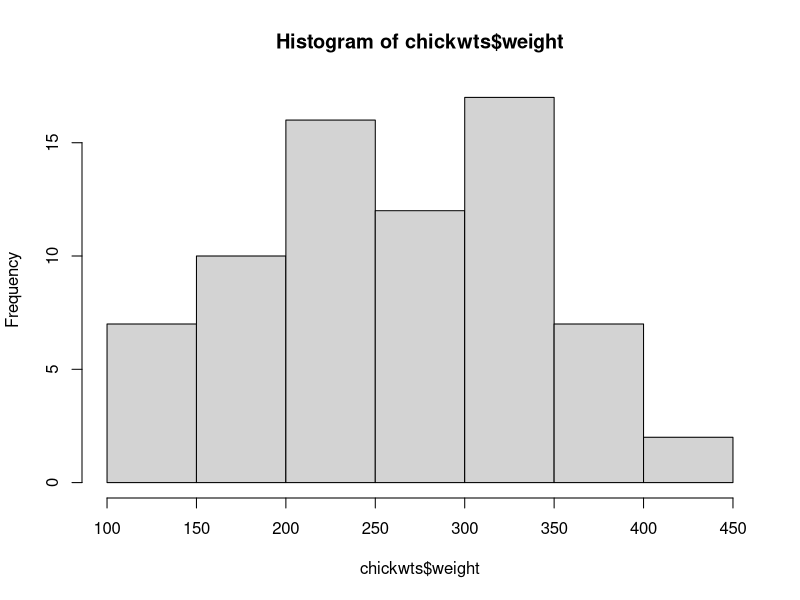
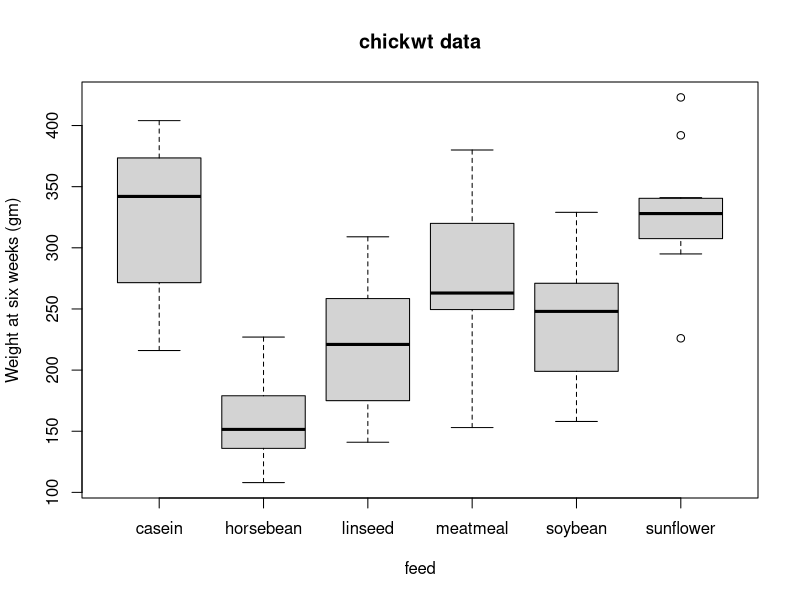
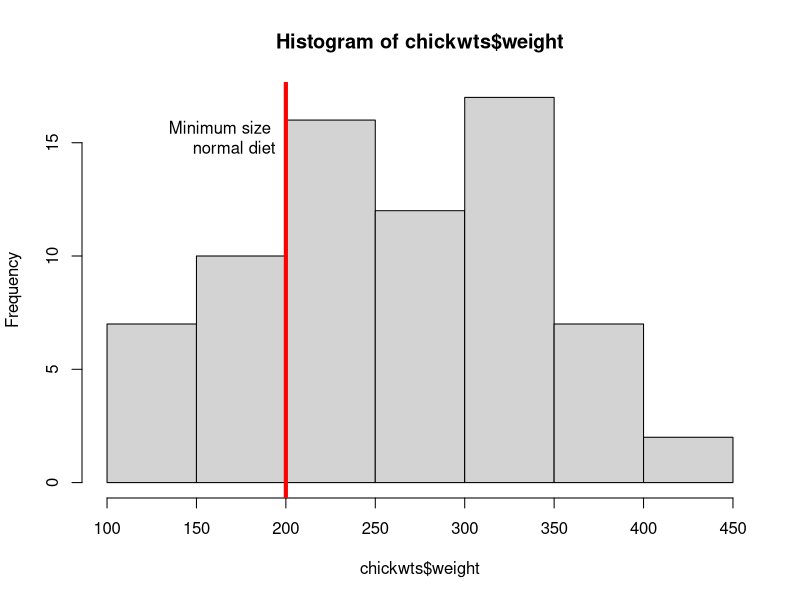

Generate these figures, in order, with R:
## ---- chunk 1
data("chickwts")
## ---- chunk 2
head(chickwts)
## ---- chunk 3
hist(chickwts$weight)
## ---- chunk 4
boxplot(weight ~ feed, data = chickwts, col = "lightgray",
main = "chickwt data",
ylab = "Weight at six weeks (gm)")
## ---- chunk 5
hist(chickwts$weight)
abline(v=200, col="red", lwd=4)
text(200, 15, "Minimum size \n normal diet", pos=2)
